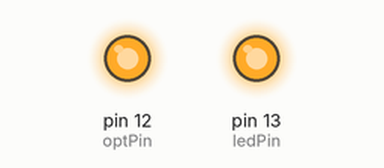
Bench run of a sketch on a simulated Arduino Uno, built with avr-gcc and run on an emulated ATmega328P. Parts: output pins drawn as LEDs (lit = HIGH).

Above: at 0.1 s.
At 92.6 s:
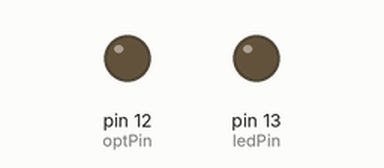
Timing chart, 0 to 94.1 s (numbered marks = the images above):
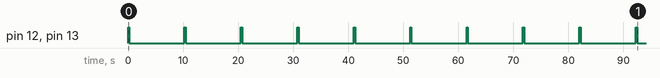

The sketch:

intervalometer.ino
```cpp
/* Arduino ohjelma Intervalometer
 By. Daniel Natri
 */
const int optPin = 12; //Pin which supplies voltage to 4N25
int kuvienMaara = 10;
int painalluksenPituus = 250;
int intervalLength = 10000; //in ms(milliseconds)

const int buttonPin = 2;
const int ledPin =  13;

boolean lastButton = LOW;
boolean currentButton = LOW;


void setup()
{
  pinMode(ledPin, OUTPUT);
  pinMode(buttonPin, INPUT);

  pinMode(optPin, OUTPUT);

  otaKuva(kuvienMaara, optPin,intervalLength);
}

void loop()
{


  //  currentButton = debounce(lastButton);
  //  if (currentButton == HIGH) {
  //    // turn LED on:
  //    digitalWrite(ledPin, HIGH);
  //  }
  //  else {
  //    // turn LED off:
  //    digitalWrite(ledPin, LOW);
  //  }
  //    lastButton = currentButton;
}

void otaKuva(int maara, int pin, int interval)
{
  if (maara>1)
  {
    for(int i=0;i<maara;i++)
    {
      digitalWrite(pin, HIGH);
      digitalWrite(ledPin, HIGH);
      delay(painalluksenPituus);
      digitalWrite(pin, LOW);
      digitalWrite(ledPin, LOW);
      delay(interval);
    }
  }
  else
  {
    while(maara<1)
    {
      digitalWrite(pin, HIGH);
      digitalWrite(ledPin, HIGH);
      delay(painalluksenPituus);
      digitalWrite(pin, LOW);
      digitalWrite(ledPin, LOW);
      delay(intervalLength);
    }
  }
}


boolean debounce(boolean last)
{
  boolean current = digitalRead(buttonPin);
  if(last != current)
  {
    delay(5);
    current = digitalRead(buttonPin);
    return current;
  }
}
```
